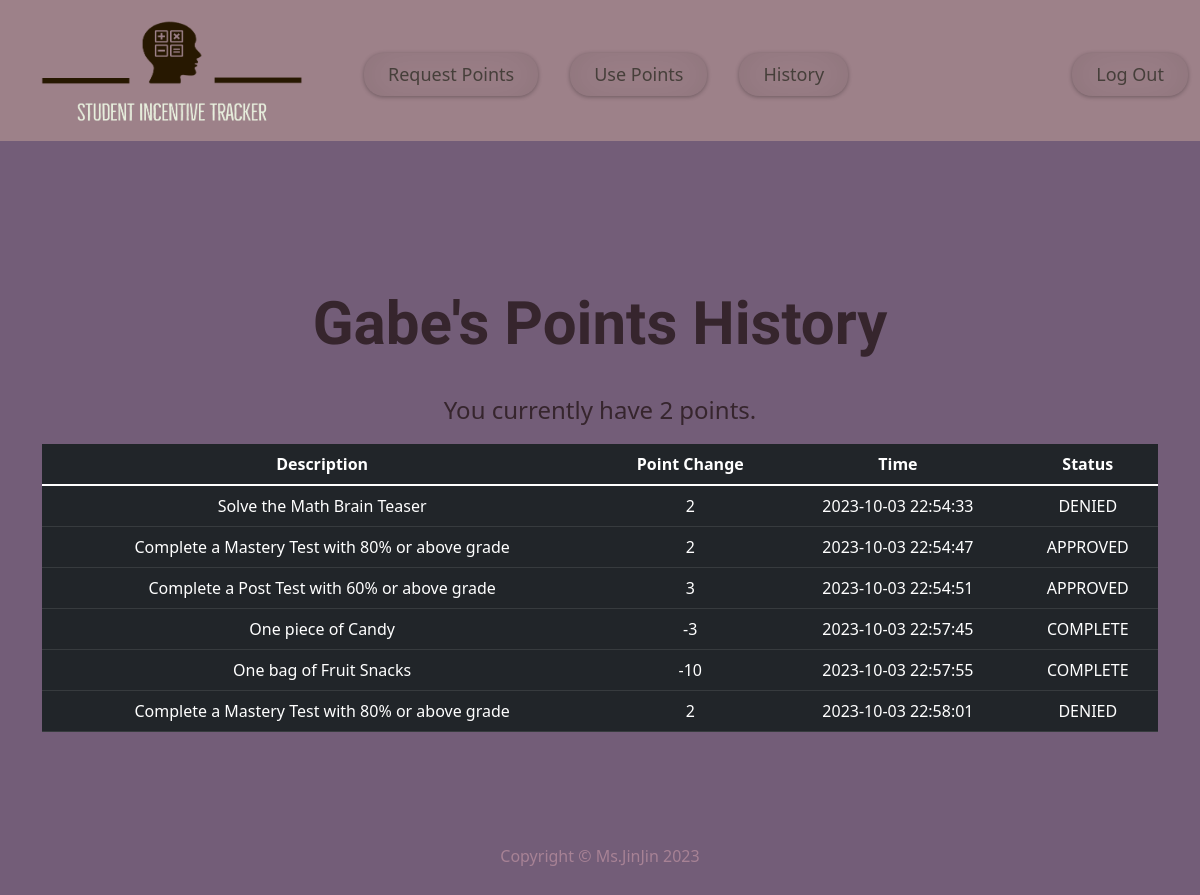
The page /history (signed in) on the database its author committed.
### tables this page shows
CREATE TABLE users (
id INTEGER PRIMARY KEY AUTOINCREMENT NOT NULL, 
username TEXT NOT NULL, 
firstname TEXT NOT NULL, 
hash TEXT NOT NULL, 
points NUMERIC NOT NULL DEFAULT 0);

CREATE TABLE "point_transactions" (
  id INTEGER PRIMARY KEY AUTOINCREMENT NOT NULL, 
  user_id INTEGER NOT NULL, 
  transaction_description TEXT NOT NULL, 
  point_change NUMERIC NOT NULL, 
  timestamp DATETIME DEFAULT (strftime('%Y-%m-%d %H:%M:%S', 'now', 'localtime')), 
  status TEXT NOT NULL DEFAULT 'PENDING',
  FOREIGN KEY (user_id) REFERENCES users(id) ON DELETE CASCADE
);

### app.py (the view)
@app.route("/history")
@login_required
def history():
    user = db.execute("SELECT * FROM users WHERE id = (?);", session["user_id"])
    points = user[0]["points"]
    firstname = user[0]["firstname"]
    transaction_history = db.execute("SELECT transaction_description, point_change, timestamp, status FROM point_transactions WHERE user_id = ?", session["user_id"])
    return render_template("history.html", transaction_history = transaction_history, points = points, firstname = firstname)

### app.py (called while the page is built)
@app.after_request
def after_request(response):
    response.headers["Cache-Control"] = "no-cache, no-store, must-revalidate"
    response.headers["Expires"] = 0
    response.headers["Pragma"] = "no-cache"
    return response

### helpers.py (called while the page is built)
def login_required(f):
    @wraps(f)
    def decorated_function(*args, **kwargs):
        if session.get("user_id") is None:
            return redirect("/login")
        return f(*args, **kwargs)
    return decorated_function

### templates/history.html (shortened to what this page needs)
{% extends "layout.html" %}
{% block main %}
<main class="container  text-center">
    <h2>{{firstname}}'s Points History</h2><br>
    <p>You currently have {{points}} points. </p>
    <table class="table table-dark  table-hover">
        <thead>
            <tr>
                <th>Description</th>
                <th>Point Change</th>
                <th>Time</th>
                <th>Status</th>
            </tr>
        </thead>
        <tbody>
            {% for row in transaction_history %}
                <tr>
                    <td>{{row.transaction_description}}</td>
                    <td>{{row.point_change}}</td>
                    <td>{{row.timestamp}}</td>
                    <td>{{row.status}}</td>
                </tr>
            {% endfor %}
        </tbody>
    </table>
 </main>
{% endblock %}

### static/styles.css (style rules this page uses)
body { background: #735d78; }
main { margin-top: 15vh; }
main h2 { font-size: 5vw; font-weight: 600; color: rgba(29, 15, 15, 0.712); font-family: 'Amatic SC', cursive; }
main p { font-size: 2vw; color: rgba(29, 15, 15, 0.712); }

### rows shown on the page
users: firstname "Gabe"
point_transactions: transaction_description "Solve the Math Brain Teaser", point_change "2", timestamp "2023-10-03 22:54:33", status "DENIED"
point_transactions: transaction_description "Complete a Mastery Test with 80% or above grade", point_change "2", timestamp "2023-10-03 22:54:47", status "APPROVED"
point_transactions: transaction_description "Complete a Post Test with 60% or above grade", point_change "3", timestamp "2023-10-03 22:54:51", status "APPROVED"
point_transactions: transaction_description "One piece of Candy", point_change "-3", timestamp "2023-10-03 22:57:45", status "COMPLETE"
point_transactions: transaction_description "One bag of Fruit Snacks", point_change "-10", timestamp "2023-10-03 22:57:55", status "COMPLETE"
point_transactions: transaction_description "Complete a Mastery Test with 80% or above grade", point_change "2", timestamp "2023-10-03 22:58:01", status "DENIED"

### other values the page prints
{{ points }} "2"
